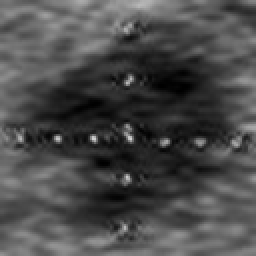
%> input picture LNDF/Image106.bmp, 128 x 128 px (shown 2 times larger)
$ octave LNDFmain.m   (GNU Octave 9; MATLAB toolbox functions it lacks are replaced by stand-ins)
%> lines starting %> are read from the running program, lines starting %| are printed output that depends on the picture
### LNDF/LNDF.m
function phi = LNDF(I,phi,mu,nu,lamda,timestep,epsilon,K,iter_inner)
%The following codes are to implement the Local Nakagami Distribution
%Fitting (LNDF)energy based active contour model for ultrasound image segmentation
%author:Cui Wenchao
%date:2021.08.29;
Hphi = Heaviside(phi,epsilon);
[a1_matrix,a2_matrix,b1_matrix,b2_matrix]=LNF_paraMatrix(I,K,Hphi);
e1=conv2(log(gamma(a1_matrix)+eps),K,'same')+conv2(a1_matrix.*log(b1_matrix+eps),K,'same')+I.^2.*conv2(a1_matrix./(b1_matrix+eps),K,'same')-log(I+eps).*conv2(2*a1_matrix-1,K,'same')-conv2(a1_matrix.*log(a1_matrix+eps),K,'same');
e2=conv2(log(gamma(a2_matrix)+eps),K,'same')+conv2(a2_matrix.*log(b2_matrix+eps),K,'same')+I.^2.*conv2(a2_matrix./(b2_matrix+eps),K,'same')-log(I+eps).*conv2(2*a2_matrix-1,K,'same')-conv2(a2_matrix.*log(a2_matrix+eps),K,'same');
for kk=1:iter_inner
    phi = NeumannBoundCond(phi);
    div=curvature_central(phi);    % div()
    DiracPhi = Delta(phi,epsilon);
    ImageTerm=-lamda*DiracPhi.*(e1-e2);%data fidelity term
    penalizeTerm=mu*(4*del2(phi)-div);%penalize term
    lengthTerm=nu.*DiracPhi.*div;%length term
    phi=phi+timestep*(lengthTerm+penalizeTerm+ImageTerm);
end

function H = Heaviside(phi,epsilon)
H = 0.5*(1+(2/pi)*atan(phi./epsilon));

function Delta_h = Delta(phi,epsilon)
Delta_h = (epsilon/pi)./(epsilon^2+phi.^2);

function [a1_matrix,a2_matrix,b1_matrix,b2_matrix]=LNF_paraMatrix(I,K,Hphi)
%This function is to compute the local Nakagami para matrix using moment estimator (ME)in the proposed LNDF active contour
% I:ultrasound image
% kernel: Gaussian kernel function
% Hphi:Heaviside function of the level set phi
% a1_matrix,a2_matrix: the fitting shape parameter matrix of object and background
% b1_matrix,b2_matrix: the fitting scale parameter matrix of object and background
%ME:(see Eq.2 in Ref.[1])
%    a=b^2/var(X^2);
%    b=E[X^2] ;
%Ref:[1]Abdi A, Kaveh M. Performance comparison of three different estimators for the Nakagami m parameter using
%               Monte Carlo simulation[J]. IEEE communications letters, 2000, 4(4): 119-121..
% author:Cui Wenchao
% date:2021.08.29
conv_K_H1=conv2(Hphi,K,'same');
conv_K_H2=conv2(1-Hphi,K,'same');
conv_K_I4H1=conv2(I.^4.*Hphi,K,'same');
conv_K_I4H2=conv2(I.^4.*(1-Hphi),K,'same');
conv_K_I2H1=conv2(I.^2.*Hphi,K,'same');
conv_K_I2H2=conv2(I.^2.*(1-Hphi),K,'same');
b1_matrix=conv_K_I2H1./(conv_K_H1+eps);
b2_matrix=conv_K_I2H2./(conv_K_H2+eps);
var1_local=(conv_K_I4H1-2.*b1_matrix.*conv_K_I2H1+b1_matrix.^2.*conv_K_H1)./(conv_K_H1+eps);
var2_local=(conv_K_I4H2-2.*b2_matrix.*conv_K_I2H2+b2_matrix.^2.*conv_K_H2)./(conv_K_H2+eps);
a1_matrix=b1_matrix.^2./(var1_local+eps);
a2_matrix=b2_matrix.^2./(var2_local+eps);


% [17 lines left out: functions curvature_central, NeumannBoundCond, not called in this run]

### LNDF/LNDFmain.m
%The following codes are to implement the Local Nakagami Distribution
%Fitting (LNDF)energy based active contour model for ultrasound image segmentation
%author:Cui Wenchao
%date:2021.08.29;


clear;close all;clc;

filename=uigetfile({'*.jpg;*.tif;*.png;*.gif;*.bmp','All Image Files';'*.*','All Files' },'mytitle');
%> the answer given: Image106.bmp
img1=imread(filename);
%> img1 is the input picture: size 128x128 uint8; min 0, max 211, mean 74.3
Img = double(img1(:,:,1));
sigma =8;% the key parameter which needs to be tuned properly.
kernel = fspecial('gaussian',2*round(2*sigma)+1,sigma);
figure(1);
imshow(Img,'border','tight','initialmagnification',200,'displayrange',[0 255]); colormap(gray);axis off,axis equal

% [13 lines of commented-out code are left out]

load phi0_1.mat;%import initialization level set function
figure(2);
imshow(Img,'border','tight','initialmagnification',200,'displayrange',[0 255]);colormap(gray);hold on;axis off,axis equal;
contour(phi0,[0 0],'r','LineWidth',2);
%> figure, not shown here; shown 3 times larger

phi=phi0;% initial level set function
timestep = .2;%iteration time step
mu=1;%the parameter of the penalize term(signed distance term)
nu=0.003*255^2;%the parameter of the length term
lamda=50;%the coefficient of the image term
epsilon =1;%the parameter of the regularized version of Heaviside function H
iter_outer=50;%outer iteration number
iter_inner=10;%inner iteration number
n=0;

t1=cputime;
while n <iter_outer
      phi_new= LNDF(Img,phi,mu,nu,lamda,timestep,epsilon,kernel,iter_inner);

      if mod(n,5) == 0
      figure(3)
      imshow(Img,'border','tight','initialmagnification',200,'displayrange',[0 255]);colormap(gray)
      hold on;contour(phi_new,[0 0],'r','LineWidth',2);axis off,axis equal;
      iterNum=[num2str(n), ' iterations'];
      title(iterNum);
      hold off;
      end
      % Check whether the convergence is reached
      if norm(phi_new-phi)<0.5
          break;
      else
           phi=phi_new;
           n=n+1;
      end
end
%> this loop made 50 passes
%> pass 1, in LNF_paraMatrix, `conv_K_I4H1=conv2(I.^4.*Hphi,K,'same');`:
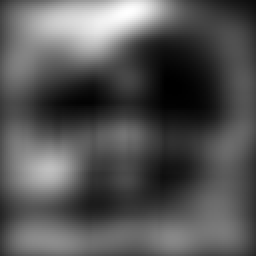
%> conv_K_I4H1: size 128x128 double (shown 2 times larger); min 708317.7, max 59467488.8, mean 20277383.7; drawn with min black and max white
%> pass 1, in LNF_paraMatrix, `conv_K_I4H2=conv2(I.^4.*(1-Hphi),K,'same');`:
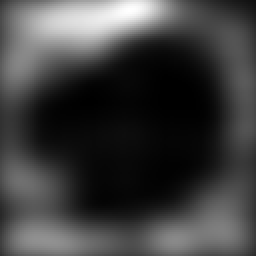
%> conv_K_I4H2: size 128x128 double (shown 2 times larger); min 243901.2, max 173425963.8, mean 43030331.7; drawn with min black and max white
%> pass 1, in LNF_paraMatrix, `conv_K_I2H1=conv2(I.^2.*Hphi,K,'same');`:
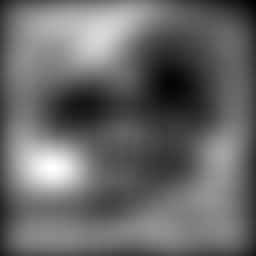
%> conv_K_I2H1: size 128x128 double (shown 2 times larger); min 414.4, max 4454.4, mean 2068.7; drawn with min black and max white
%> pass 1, in LNF_paraMatrix, `conv_K_I2H2=conv2(I.^2.*(1-Hphi),K,'same');`:
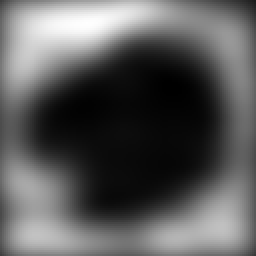
%> conv_K_I2H2: size 128x128 double (shown 2 times larger); min 168.1, max 10045.7, mean 3692.9; drawn with min black and max white
%> after the loop:
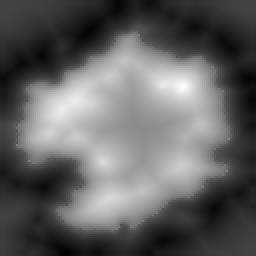
%> phi: size 128x128 double (shown 2 times larger); min -23.05, max 34.48, mean -1.1; drawn with min black and max white
%> after the loop, iterNum = '45 iterations'; n = 50
%> after the loop:
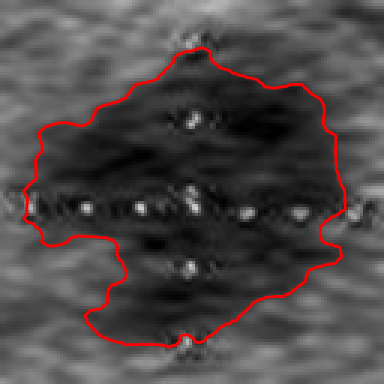
%> figure redrawn from the program's plot data; shown 3 times larger; its title reads '45 iterations'
t=cputime-t1;%Running time

figure
imshow(Img,'border','tight','initialmagnification',200,'displayrange',[0 255]); colormap(gray);hold on;axis off,axis equal
%imagesc(Img, [0 255])
contour(phi_new,[0 0],'r','LineWidth',2);
hold on;
contour(phi0,[0 0],'b','LineWidth',2);
totalIterNum=[num2str(n), ' iterations'];
%> totalIterNum = '50 iterations'
title(['Final contour, ', totalIterNum]);
%> figure, not shown here; shown 3 times larger; its title reads 'Final contour, 50 iterations'
imwrite(phi_new,'result_01.bmp');%
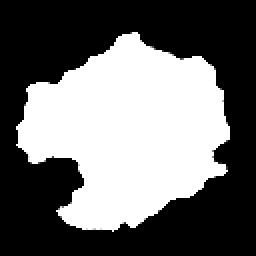
%> saved as result_01.bmp: size 128x128 uint8 (shown 2 times larger); min 0, max 255, mean 107.9
